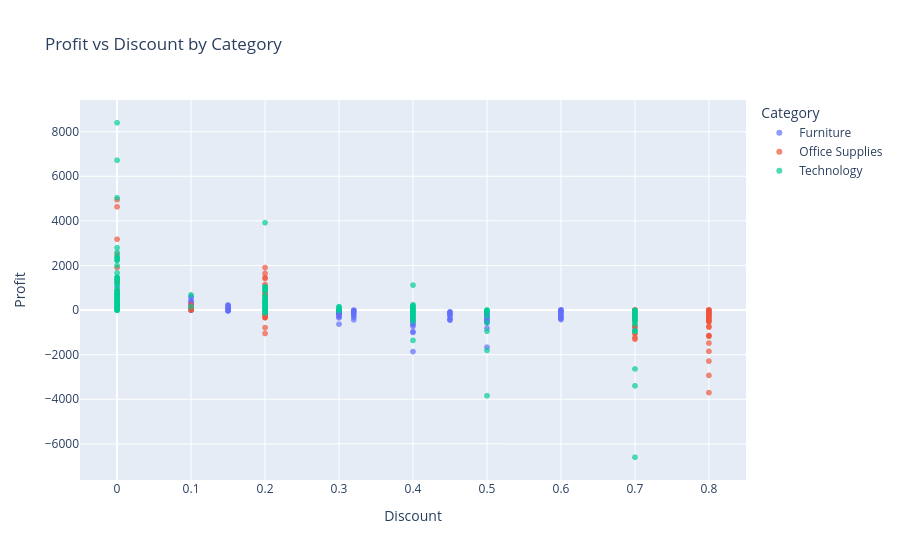

Here is the notebook cell this chart was saved with:
### Markdown cell above
## 5. Profit vs Discount (Colored by Category)

### Code cell
if set(['Discount','Profit','Category']).issubset(df.columns):
    fig = px.scatter(df, x='Discount', y='Profit', color='Category', hover_data=['Sub-Category','Sales'],
                     title='Profit vs Discount by Category', opacity=0.7)
    fig.show()

### Figure 1 — Plotly figure (JSON) as saved in the notebook; plotly's stock layout.template omitted (floating-point values rounded to 4 significant figures; data arrays with more than 128 entries replaced by an {"elided": "..."} marker saying what was removed)
{"data": [{"customdata": {"elided": "2121x2 mixed values"}, "hovertemplate": "Category=Furniture<br>Discount=%{x}<br>Profit=%{y}<br>Sub-Category=%{customdata[0]}<br>Sales=%{customdata[1]}<extra></extra>", "legendgroup": "Furniture", "marker": {"color": "#636efa", "opacity": 0.7, "symbol": "circle"}, "mode": "markers", "name": "Furniture", "showlegend": true, "type": "scattergl", "x": {"elided": "2121 float values"}, "xaxis": "x", "y": {"elided": "2121 float values"}, "yaxis": "y"}, {"customdata": {"elided": "6026x2 mixed values"}, "hovertemplate": "Category=Office Supplies<br>Discount=%{x}<br>Profit=%{y}<br>Sub-Category=%{customdata[0]}<br>Sales=%{customdata[1]}<extra></extra>", "legendgroup": "Office Supplies", "marker": {"color": "#EF553B", "opacity": 0.7, "symbol": "circle"}, "mode": "markers", "name": "Office Supplies", "showlegend": true, "type": "scattergl", "x": {"elided": "6026 float values"}, "xaxis": "x", "y": {"elided": "6026 float values"}, "yaxis": "y"}, {"customdata": {"elided": "1847x2 mixed values"}, "hovertemplate": "Category=Technology<br>Discount=%{x}<br>Profit=%{y}<br>Sub-Category=%{customdata[0]}<br>Sales=%{customdata[1]}<extra></extra>", "legendgroup": "Technology", "marker": {"color": "#00cc96", "opacity": 0.7, "symbol": "circle"}, "mode": "markers", "name": "Technology", "showlegend": true, "type": "scattergl", "x": {"elided": "1847 float values"}, "xaxis": "x", "y": {"elided": "1847 float values"}, "yaxis": "y"}], "layout": {"legend": {"title": {"text": "Category"}, "tracegroupgap": 0}, "title": {"text": "Profit vs Discount by Category"}, "xaxis": {"anchor": "y", "domain": [0, 1], "title": {"text": "Discount"}}, "yaxis": {"anchor": "x", "domain": [0, 1], "title": {"text": "Profit"}}}}
